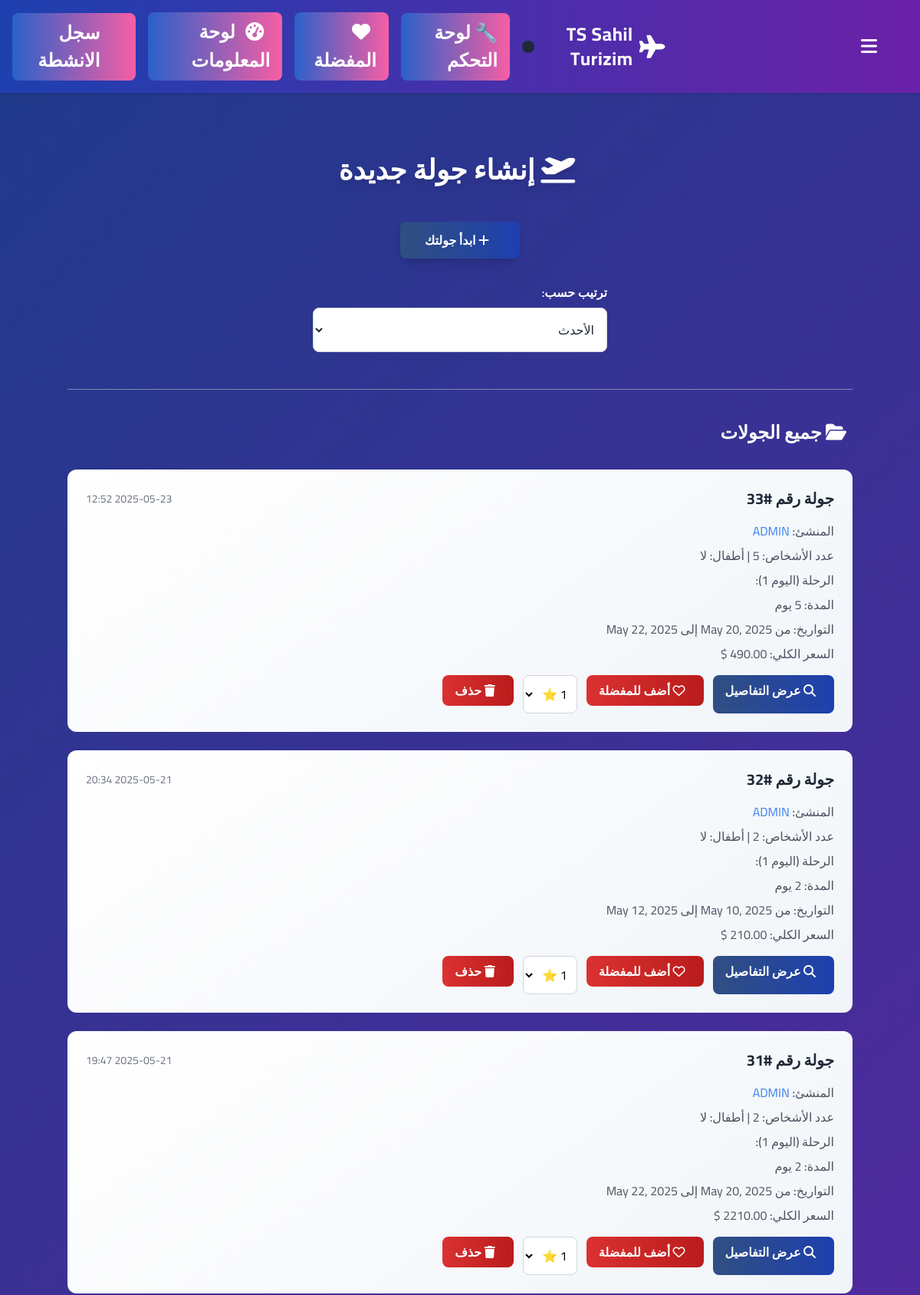
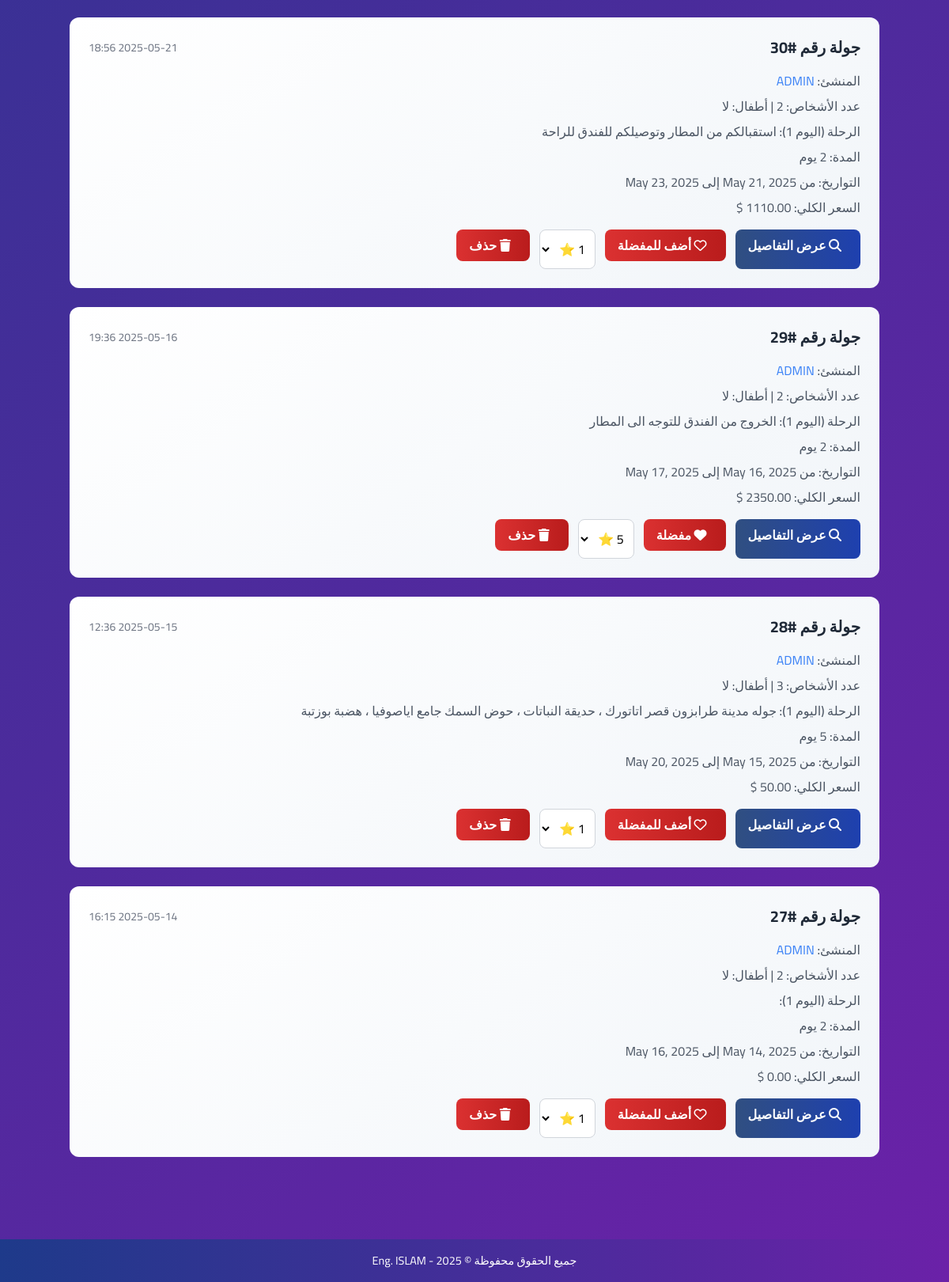
The app's page /tours/create/ (signed in) with its own data (2 pictures, top to bottom).
### hotels/models.py (models this page shows, shortened)
class Tour(models.Model):
    user = models.ForeignKey(User, on_delete=models.CASCADE)
    num_people = models.PositiveIntegerField()
    has_kids = models.BooleanField(default=False)
    num_days = models.PositiveIntegerField()
    start_date = models.DateField()
    end_date = models.DateField()
    total_price = models.DecimalField(max_digits=10, decimal_places=2)
    created_at = models.DateTimeField(auto_now_add=True)
    rating = models.PositiveIntegerField(default=0)

class TourDay(models.Model):
    tour = models.ForeignKey(Tour, related_name='tour_days', on_delete=models.CASCADE)
    day_number = models.PositiveIntegerField()
    hotel = models.ForeignKey(Hotel, on_delete=models.CASCADE)
    journey = models.ForeignKey('Journey', on_delete=models.SET_NULL, null=True, blank=True)
    activity = models.CharField(max_length=200, blank=True)
    note = models.TextField(blank=True)
    price = models.DecimalField(max_digits=6, decimal_places=2, default=0)

class Journey(models.Model):
    name = models.CharField(max_length=200)
    description = models.TextField()
    icon = models.CharField(max_length=50, blank=True, help_text="مثال: 🏕🌲🌴")

### hotels/views.py (the view, shortened to what this page needs)
# urls.py: path('tours/create/', create_tour, name='create_tour'),
@login_required
def create_tour(request):
    user_tours = Tour.objects.filter(user=request.user).order_by('-created_at')
    tours = Tour.objects.all().order_by('-created_at')
    user_ratings = {r.tour.id: r.rating for r in TourRating.objects.filter(user=request.user)}
    user_favorites = set(FavoriteTour.objects.filter(user=request.user).values_list('tour_id', flat=True))
    sort = request.GET.get('sort', 'newest')  # القيمة الافتراضية
    if sort == 'oldest':
        tours = Tour.objects.all().order_by('created_at')
    elif sort == 'expensive':
        tours = Tour.objects.all().order_by('-total_price')
    elif sort == 'cheapest':
        tours = Tour.objects.all().order_by('total_price')
    else:  # newest
     tours = Tour.objects.all().order_by('-created_at')
    return render(request, 'hotels/create_tour.html', {
        'user_tours': user_tours,
        'tours': tours,
        'user_ratings': user_ratings,
        'user_favorites': user_favorites,
        'star_range' : [1, 2 , 3 , 4 , 5],
    })

### hotels/templatetags/custom_filters.py (called while the page is built)
@register.filter
def get_item(dictionary, key):
    return dictionary.get(key)

### hotels/templates/hotels/create_tour.html (shortened to what this page needs)
{% extends 'hotels/base.html' %}
{% block content %}
{% load custom_filters %}
<link href="https://cdn.jsdelivr.net/npm/tailwindcss@2.2.19/dist/tailwind.min.css" rel="stylesheet">
<link href="https://cdnjs.cloudflare.com/ajax/libs/font-awesome/6.4.0/css/all.min.css" rel="stylesheet">
<div class="min-h-screen py-12 px-4 sm:px-6 lg:px-8">
  <div class="max-w-5xl mx-auto">
    <div class="text-center mb-12">
      <h2 class="text-4xl font-bold text-white drop-shadow-lg">
        <i class="fas fa-plane-departure mr-2"></i> إنشاء جولة جديدة
      </h2>
    </div>
    <div class="text-center mb-8">
      <a href="{% url 'start_tour' %}" class="btn-primary inline-block text-white font-semibold py-3 px-8 rounded-lg shadow-lg">
        <i class="fas fa-plus mr-2"></i> ابدأ جولتك
      </a>
    </div>
    <form method="get" class="max-w-sm mx-auto mb-12">
      <label for="sort" class="block text-white font-semibold mb-2">ترتيب حسب:</label>
      <select name="sort" onchange="this.form.submit()" class="w-full p-3 rounded-lg border border-gray-300  bg-white text-gray-800 focus:outline-none focus:ring-2 focus:ring-purple-500">
        <option value="newest" {% if request.GET.sort == "newest" %}selected{% endif %}>الأحدث</option>
      </select>
    </form>
    <hr class="border-gray-300 my-10 opacity-50">
    <h3 class="text-2xl font-semibold text-white mb-8">
      <i class="fas fa-folder-open mr-2"></i> جميع الجولات
    </h3>
    {% for tour in tours %}
      <div class="tour-card rounded-xl p-6 mb-6">
        <div class="flex justify-between items-center mb-4">
          <h5 class="text-xl font-bold text-gray-800">جولة رقم #{{ tour.id }}</h5>
          <span class="text-gray-500 text-sm">{{ tour.created_at|date:"Y-m-d H:i" }}</span>
        </div>
        <div class="space-y-2">
          <p class="text-gray-600"><span class="font-medium">المنشئ:</span> <a href="{% url 'user_profile' tour.user.username %}" class="text-blue-500 hover:underline">{{ tour.user.username }}</a></p>
          <p class="text-gray-600"><span class="font-medium">عدد الأشخاص:</span> {{ tour.num_people }} | <span class="font-medium">أطفال:</span> {{ tour.has_kids|yesno:"نعم,لا" }}</p>
          <p class="text-gray-600"><span class="font-medium">الرحلة (اليوم 1):</span> {{ tour.tour_days.first.journey.name }} {{ tour.tour_days.first.journey.icon }}</p>
          <p class="text-gray-600"><span class="font-medium">المدة:</span> {{ tour.num_days }} يوم</p>
          <p class="text-gray-600 mt-1"><span class="font-medium">التواريخ:</span> من {{ tour.start_date }} إلى {{ tour.end_date }}</p>
          <p class="text-gray-600"><span class="font-medium">السعر الكلي:</span> {{ tour.total_price }} $</p>
        </div>
        <div class="flex gap-3 mt-4">
          <a href="{% url 'view_tour_detail' tour.id %}" class="btn-primary text-white font-semibold py-2 px-4 rounded-lg">
            <i class="fas fa-search mr-2"></i> عرض التفاصيل
          </a>
          {% if user == tour.user or user.is_superuser %}
            <form method="post" action="{% url 'toggle_favorite' tour.id %}" class="inline">
              <button type="submit" class="btn-danger text-white font-semibold py-2 px-4 rounded-lg">
                {% if tour.id in user_favorites %}
                  <i class="fas fa-heart mr-2"></i> مفضلة
                {% else %}
                  <i class="far fa-heart mr-2"></i> أضف للمفضلة
                {% endif %}
              </button>
            </form>
            <form method="post" action="{% url 'rate_tour' tour.id %}" class="inline">
  <select name="rating" onchange="this.form.submit()" class="p-2 rounded-lg border border-gray-300 text-black bg-white">
    {% for i in star_range %}
      <option value="{{ i }}" {% if user_ratings|get_item:tour.id == i %}selected{% endif %}>
        {{ i }} ⭐
      </option>
    {% endfor %}
  </select>
</form>
            <form action="{% url 'delete_tour' tour.id %}" method="post" class="inline">
              <button type="submit" class="btn-danger text-white font-semibold py-2 px-4 rounded-lg">
                <i class="fas fa-trash mr-2"></i> حذف
              </button>
            </form>
          {% endif %}
        </div>
      </div>
    {% empty %}
      <p class="text-gray-300 text-center text-lg">
        <i class="fas fa-ban mr-2"></i> لا توجد جولات محفوظة بعد.
      </p>
    {% endfor %}
  </div>
</div>
{% endblock %}

### hotels/templates/hotels/base.html (style rules this page uses)
body { font-family: 'Cairo', sans-serif; background: linear-gradient(135deg, #1e3a8a, #6b21a8); color: #e2e8f0; margin: 0; transition: background-color 0.3s ease, color 0.3s ease; }
h1, h2, h3, h4, h5, h6 { color: #e2e8f0; font-weight: bold; }

### hotels/templates/hotels/create_tour.html (style rules this page uses)
body { font-family: 'Cairo', sans-serif; background: linear-gradient(135deg, #1e3a8a 0%, #6b21a8 100%); }
.tour-card { transition: transform 0.3s ease, box-shadow 0.3s ease; border: none; background: linear-gradient(145deg, #ffffff, #f1f5f9); }
.btn-primary { background: linear-gradient(to right, #304f81, #1e40af); transition: background 0.3s ease, transform 0.2s ease; }
.btn-danger { background: linear-gradient(to right, #db3131, #b91c1c); transition: background 0.3s ease, transform 0.2s ease; }
select { transition: border-color 0.3s ease, box-shadow 0.3s ease; }

### records on screen
Tour: id "33", created_at "2025-05-23 12:52", user.username "ADMIN", has_kids "لا", end_date "May 22, 2025", shows "أضف للمفضلة"
Tour: id "32", created_at "2025-05-21 20:34", user.username "ADMIN", has_kids "لا", end_date "May 12, 2025", shows "أضف للمفضلة"
Tour: id "31", created_at "2025-05-21 19:47", user.username "ADMIN", has_kids "لا", end_date "May 22, 2025", shows "أضف للمفضلة"
Tour: id "30", created_at "2025-05-21 18:56", user.username "ADMIN", has_kids "لا", tour_days.first.journey.name "استقبالكم من المطار وتوصيلكم للفندق للراحة", end_date "May 23, 2025", shows "أضف للمفضلة"
Tour: id "29", created_at "2025-05-16 19:36", user.username "ADMIN", has_kids "لا", tour_days.first.journey.name "الخروج من الفندق للتوجه الى المطار", end_date "May 17, 2025", shows "مفضلة", rating "5 ⭐"
Tour: id "28", created_at "2025-05-15 12:36", user.username "ADMIN", has_kids "لا", tour_days.first.journey.name "جوله مدينة طرابزون قصر اتاتورك ، حديقة النباتات ، حوض السمك جامع اياصوفيا ، هضبة بوزتبة", end_date "May 20, 2025", shows "أضف للمفضلة"
Tour: id "27", created_at "2025-05-14 16:15", user.username "ADMIN", has_kids "لا", end_date "May 16, 2025", total_price "0.00", shows "أضف للمفضلة"

### other values on screen
form field rating "1 ⭐"
